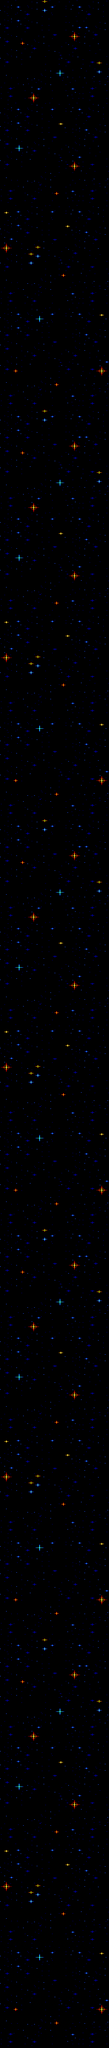

A level layout from a 2D game, rendered from its tile map. Below: a short description, then the map file with tile-grid data replaced by summaries:
An orthogonal 16x300 tile map with 32x32 px tiles, 1 tile layer (Calque de Tuiles 1), 2 tilesets.

<map version="1.4" tiledversion="1.4.2" orientation="orthogonal" renderorder="right-down" width="16" height="300" tilewidth="32" tileheight="32" infinite="0" nextlayerid="2" nextobjectid="1">
 <editorsettings>
  <export target="." format="csv" />
 </editorsettings>
 <tileset firstgid="1" name="2023-02-14 01_42_15-Windows Amstrad Plus Emulator (WinAPE) 2.0 Beta 3 PreRelease" tilewidth="32" tileheight="32" tilecount="240" columns="20">
  <image source="2023-02-14 01_42_15-Windows Amstrad Plus Emulator (WinAPE) 2.0 Beta 3 PreRelease.png" trans="ff00ff" width="640" height="384" />
 </tileset>
 <tileset firstgid="241" name="2023-02-14 01_43_20-Windows Amstrad Plus Emulator (WinAPE) 2.0 Beta 3 PreRelease" tilewidth="32" tileheight="32" tilecount="240" columns="20">
  <image source="2023-02-14 01_43_20-Windows Amstrad Plus Emulator (WinAPE) 2.0 Beta 3 PreRelease.png" trans="ff00ff" width="640" height="384" />
 </tileset>
 <layer id="1" name="Calque de Tuiles 1" width="16" height="300">
  <data>[4800 cells, 4800 non-empty, 45 distinct tile ids]</data>
 </layer>
</map>
